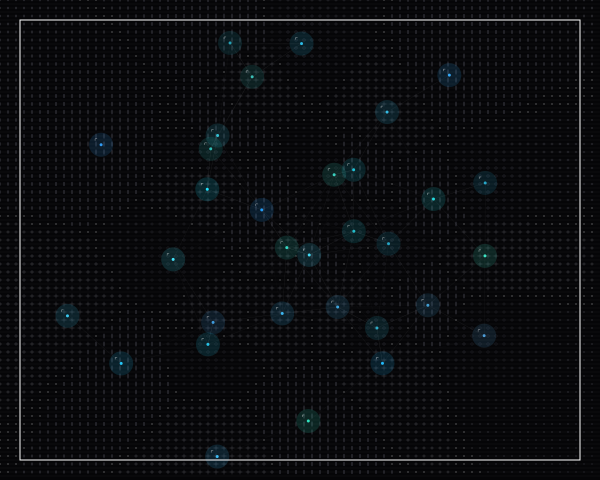

The Python source for this figure:
import cairo
import math
import random

# Setup
width, height = 600, 480
surface = cairo.ImageSurface(cairo.FORMAT_ARGB32, width, height)
ctx = cairo.Context(surface)

# Background - Deep midnight/Black for high contrast
ctx.set_source_rgb(0.02, 0.02, 0.03)
ctx.paint()

# --- GENERATIVE STRATEGY: COMPUTED TOPOGRAPHY ---
# Instead of drawing continuous Voronoi cells, we sample the space 
# with discrete "Unit Replacements" (crosses and dots) to create a 
# field that feels like a digital scan or a mathematical map.

# 1. Generate Non-Linear Seed Points (Topographic Density)
num_seeds = 32
seeds = []
# Create clusters using a modified golden spiral to ensure non-uniformity
for i in range(num_seeds):
    angle = i * math.pi * (3 - math.sqrt(5))  # Golden angle
    radius = math.sqrt(i / num_seeds) * (min(width, height) * 0.45)
    # Add a bit of jitter to break the perfect spiral
    off_x = (random.random() - 0.5) * 80
    off_y = (random.random() - 0.5) * 80
    px = width / 2 + math.cos(angle) * radius + off_x
    py = height / 2 + math.sin(angle) * radius + off_y
    # Assign a jewel-tone accent color to some seeds
    color = (random.uniform(0.1, 0.3), random.uniform(0.6, 0.9), random.uniform(0.7, 1.0)) # Cyan/Jewel range
    seeds.append({'pos': (px, py), 'color': color, 'id': i})

# 2. Sample Grid for "Discrete Unit Replacement"
grid_size = 8
for x in range(0, width, grid_size):
    for y in range(0, height, grid_size):
        # Find the two closest seeds (to calculate Voronoi boundaries)
        dists = []
        for s in seeds:
            d = math.sqrt((x - s['pos'][0])**2 + (y - s['pos'][1])**2)
            dists.append((d, s))
        
        dists.sort(key=lambda x: x[0])
        d1, s1 = dists[0] # Closest
        d2, s2 = dists[1] # Second closest
        
        # Proximity to cell boundary (0.0 at center, 1.0 at edge)
        edge_proximity = d1 / (d2 + 0.001)
        
        # Aesthetic Logic: Functional Chromaticism
        # We use high contrast (white/grey) for the structure, 
        # and jewel tones for the "active" nodes.
        if edge_proximity > 0.92:
            # Near boundary: Draw small binary grain (dots)
            ctx.set_source_rgba(0.8, 0.8, 0.8, 0.4)
            ctx.arc(x, y, 0.8, 0, math.pi * 2)
            ctx.fill()
        else:
            # Inside cell: Draw symbols with varying density
            # Symbol size based on distance to seed
            size = (1.0 - (d1 / 300.0)) * 2.5
            size = max(0.5, size)
            
            # Use seed-specific logic for "visual rhythm"
            if s1['id'] % 3 == 0:
                # Type A: Small Crosses
                ctx.set_source_rgba(0.4, 0.4, 0.45, 0.6)
                ctx.set_line_width(0.5)
                ctx.move_to(x - size, y)
                ctx.line_to(x + size, y)
                ctx.move_to(x, y - size)
                ctx.line_to(x, y + size)
                ctx.stroke()
            elif s1['id'] % 3 == 1:
                # Type B: Vertical ticks
                ctx.set_source_rgba(0.6, 0.6, 0.7, 0.5)
                ctx.set_line_width(0.7)
                ctx.move_to(x, y - size)
                ctx.line_to(x, y + size)
                ctx.stroke()
            else:
                # Type C: Micro-circles
                ctx.set_source_rgba(0.3, 0.3, 0.35, 0.4)
                ctx.arc(x, y, size * 0.5, 0, math.pi * 2)
                ctx.stroke()

# 3. Layer: Interstitial Connections (Topographic Lines)
# Draw faint lines connecting seeds to suggest a hidden network
ctx.set_line_width(0.3)
for i in range(len(seeds)):
    s1 = seeds[i]
    for j in range(i + 1, len(seeds)):
        s2 = seeds[j]
        dist = math.sqrt((s1['pos'][0]-s2['pos'][0])**2 + (s1['pos'][1]-s2['pos'][1])**2)
        if dist < 120:
            ctx.set_source_rgba(1, 1, 1, (1.0 - dist/120.0) * 0.2)
            ctx.move_to(s1['pos'][0], s1['pos'][1])
            ctx.line_to(s2['pos'][0], s2['pos'][1])
            ctx.stroke()

# 4. Layer: Data Markers (Seed Points)
# High-contrast "terminal points" at seed locations
for s in seeds:
    px, py = s['pos']
    
    # Outer Glow / Data Circle
    ctx.set_source_rgba(s['color'][0], s['color'][1], s['color'][2], 0.15)
    ctx.arc(px, py, 12, 0, math.pi * 2)
    ctx.fill()
    
    # Inner Precision Point
    ctx.set_source_rgb(s['color'][0], s['color'][1], s['color'][2])
    ctx.arc(px, py, 1.5, 0, math.pi * 2)
    ctx.fill()
    
    # Technical marking (Swiss style)
    ctx.set_source_rgba(1, 1, 1, 0.6)
    ctx.set_line_width(0.5)
    length = 6
    ctx.move_to(px - length, py - length)
    ctx.line_to(px - length + 2, py - length)
    ctx.move_to(px - length, py - length)
    ctx.line_to(px - length, py - length + 2)
    ctx.stroke()

# 5. Global Texture Overly (Digital Grain)
# Adds a subtle scanline effect to reinforce the brutalist/technical feel
ctx.set_source_rgba(1, 1, 1, 0.03)
ctx.set_line_width(1)
for i in range(0, height, 4):
    ctx.move_to(0, i)
    ctx.line_to(width, i)
    ctx.stroke()

# Final Hierarchy: A border to ground the composition (Swiss grid style)
ctx.set_source_rgb(1, 1, 1)
ctx.set_line_width(1)
margin = 20
ctx.rectangle(margin, margin, width - margin*2, height - margin*2)
ctx.stroke()
